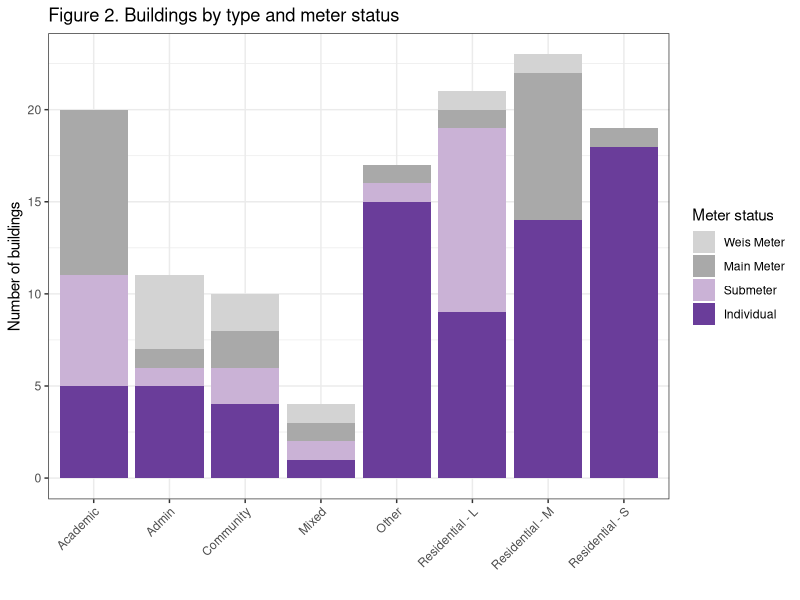

This chart was generated by the following R code:
## ---- chunk 1
knitr::opts_chunk$set(echo = FALSE)
## ---- chunk 2
library(tidyverse) # load tidyverse
library(ggthemes)
library(GGally)
## ---- chunk 3
knitr::include_graphics("assets/electrical-grid.png", error = FALSE)
## ---- chunk 4
# summarize slightly differently for graphing
buildings_graph <- read.csv("./keys/fy25_building_list_updated.csv", strip.white = T) %>%
    mutate(meter = ifelse(weis_meter == 1, "Weis Meter", 
                        ifelse(main_meter == 1 & main_disagg == 0, "Main Meter", 
                               ifelse(main_disagg == 1, "Submeter", "Individual")))) %>%
  filter(!is.na(meter) & !type_new %in% c("Residential - U","Non-building","Solar"))

buildings_graph$meter <- factor(buildings_graph$meter,
                              levels = c("Weis Meter", "Main Meter",
                                        "Submeter", "Individual"))

pal <- c("lightgrey","darkgrey","#CAB2D6","#6A3D9A")

ggplot(buildings_graph, 
       aes(x = type_new, fill = meter)) +
  geom_bar(position = "stack") +
  scale_fill_manual(values = pal) +
  theme_bw() +
  labs(x = "", y = "Number of buildings", fill = "Meter status",
       title = "Figure 2. Buildings by type and meter status") +
    theme(axis.text.x = element_text(angle = 45, vjust = 1, hjust = 1))
